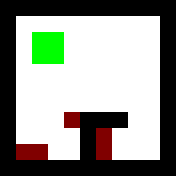

Below is a game level as drawn by its tile map, then a one-line description and the .tmx file that defines it, in full:
An orthogonal 11x11 tile map with 16x16 px tiles, 2 tile layers (Layer1, Layer2).

<map version="1.0" orientation="orthogonal" renderorder="right-down" width="11" height="11" tilewidth="16" tileheight="16" nextobjectid="1">
 <tileset firstgid="1" source="Tiles.tsx" />
 <layer name="Layer1" width="11" height="11">
  <data encoding="csv">
2684354561,2684354561,2684354561,2684354561,2684354561,2684354561,2684354561,2684354561,2684354561,2684354561,2684354561,
2684354561,2684354565,2684354565,2684354565,2684354565,2684354565,2684354565,2684354565,2684354565,2684354565,1,
2684354561,2684354565,2684354565,2684354565,2684354565,2684354565,2684354565,2684354565,2684354565,2684354565,1,
2684354561,2684354565,2684354565,2684354565,2684354565,2684354565,2684354565,2684354565,2684354565,2684354565,1,
2684354561,2684354565,2684354565,2684354565,2684354565,2684354565,2684354565,2684354565,2684354565,2684354565,1,
2684354561,5,5,2684354565,5,5,5,5,5,5,1,
2684354561,5,5,5,5,5,5,5,5,2684354565,1,
2684354561,5,5,5,5,1,1,1,5,5,1,
1,5,5,5,5,1,5,5,5,5,1,
1,5,5,5,5,1,5,5,5,5,1,
1,1,1,1,1,1,1,1,1,1,1
</data>
 </layer>
 <layer name="Layer2" width="11" height="11">
  <data encoding="csv">
0,0,0,0,0,0,0,0,0,0,0,
0,0,0,0,0,0,0,0,0,0,0,
0,0,4,4,0,0,0,0,0,0,0,
0,0,4,4,0,0,0,0,0,0,0,
0,0,0,0,0,0,0,0,0,0,0,
0,0,0,0,0,0,0,0,0,0,0,
0,0,0,0,0,0,0,0,0,0,0,
0,0,0,0,3,0,0,0,0,0,0,
0,0,0,0,0,0,3,0,0,0,0,
0,3,3,0,0,0,3,0,0,0,0,
0,0,0,0,0,0,0,0,0,0,0
</data>
 </layer>
</map>
